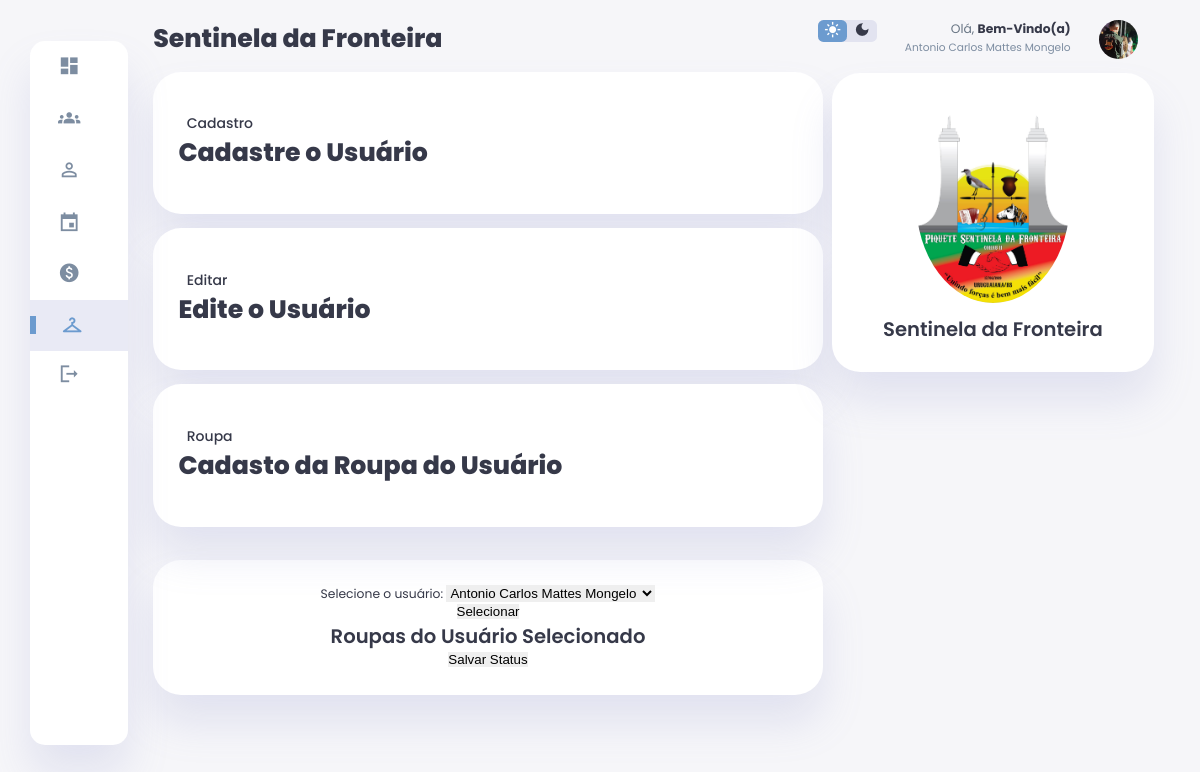
The app's page /coordenador/acessorios/index.php?usuario_selecionado=1 (signed in) with its own data.
### tables this page shows
CREATE TABLE IF NOT EXISTS `usuario` (
  `id_usuario` int NOT NULL AUTO_INCREMENT,
  `statuss` int DEFAULT NULL,
  `nome` varchar(255) DEFAULT NULL,
  `email` varchar(255) DEFAULT NULL,
  `datas` date DEFAULT NULL,
  `CPF` varchar(14) DEFAULT NULL,
  `RG` varchar(11) DEFAULT NULL,
  `categoria` varchar(255) NOT NULL,
  `senha` varchar(255) DEFAULT NULL,
  `telefone` varchar(11) DEFAULT NULL,
  `matricula` varchar(255) DEFAULT NULL,
  `imagem` varchar(255) NOT NULL,
  `genero` varchar(255) NOT NULL,
  `endereco` varchar(255) NOT NULL,
  `responsavel` varchar(255) NOT NULL,
  `data_entrada` date NOT NULL,
  `tele_respon` varchar(11) NOT NULL,
  `idade` varchar(2) NOT NULL,
  `nom_dan` varchar(255) NOT NULL,
  `saldo` decimal(10,2) NOT NULL DEFAULT '0.00',
  PRIMARY KEY (`id_usuario`),
  KEY `id_usuario` (`id_usuario`) USING BTREE
);

### coordenador/acessorios/index.php (the view, shortened to what this page needs)
<?php
include ("conexao.php");
$sql = "SELECT * FROM usuario WHERE id_usuario = ?";
$stmt = mysqli_prepare($conexao, $sql);
mysqli_stmt_bind_param($stmt, "i", $_SESSION['id_usuario']);
mysqli_stmt_execute($stmt);
$resultado = mysqli_stmt_get_result($stmt);
$dados = mysqli_fetch_assoc($resultado);
if (isset($_GET['usuario_selecionado']) && is_numeric($_GET['usuario_selecionado'])) {
    $id_usuario_selecionado = $_GET['usuario_selecionado'];
    $sql_roupas_usuario = "SELECT * FROM roupas WHERE id_usuario = ?";
    $stmt_roupas_usuario = mysqli_prepare($conexao, $sql_roupas_usuario);
    mysqli_stmt_bind_param($stmt_roupas_usuario, "i", $id_usuario_selecionado);
    mysqli_stmt_execute($stmt_roupas_usuario);
    $resultado_roupas_usuario = mysqli_stmt_get_result($stmt_roupas_usuario);
}
?>
<!DOCTYPE html>
<html lang="en">
<head>
    <link rel="stylesheet" href="css/style.css">
</head>
<body>
    <div class="container">
        <aside>
            <div class="sidebar">
                <a href="../dashboard.php">
                    <span class="material-icons-sharp">
                    </span>
                </a>
                <a href="../participantes">
                    <span class="material-icons-sharp">
                    </span>
                </a>
                <a href="../perfil.php">
                    <span class="material-icons-sharp">
                    </span>
                </a>
                <a href="../calen">
                    <span class="material-icons-sharp">
                    </span>
                </a>
                <a href="../pagamentos">
                    <span class="material-icons-sharp">
                    </span>
                </a>
                <a href="../acessorios" class="active">
                    <span class="material-icons-sharp">
                    </span>
                </a>
                <a href="../logout.php">
                    <span class="material-icons-sharp">
                    </span>
                </a>
            </div>
        </aside>
        <main>
            <h1>Sentinela da Fronteira</h1>
             <div class="analyse">
               <div class="sales">
                     <a href="../form/formcad.php"><div class="status">
                        <div class="info">
                            <h3>Cadastro</h3>
                            <h1>Cadastre o Usuário</h1>
                        </div>
                        <div class="progresss">
                        </div>
                    </div> </a>
                </div>
                    <div class="visits">
                 <a href="../form/lista.php">   <div class="status">
                        <div class="info">
                            <h3>Editar</h3>
                            <h1>Edite o Usuário</h1>
                        </div>
                        <div class="progresss">
                        </div>
                    </div></a>
                </div>
                <div class="searches">
                    <a href="../    form/roupa.php"><div class="status">
                        <div class="info">
                            <h3>Roupa</h3>
                            <h1>Cadasto da Roupa do  Usuário</h1>
                        </div>
                        <div class="progresss">
                        </div>
                    </div>
                </div> </a>
            </div>
            <div class="box">
                 <form method="GET" action="index.php">
            <div class="form-group">
                <label for="usuario_selecionado">Selecione o usuário:</label>
                <select class="form-control" id="usuario_selecionado" name="usuario_selecionado">
                    <?php
                    $sql_usuarios = "SELECT id_usuario, nome FROM usuario WHERE statuss = 1";
                    $resultado_usuarios = mysqli_query($conexao, $sql_usuarios);
                    while ($row = mysqli_fetch_assoc($resultado_usuarios)) {
                        if ($id_usuario_selecionado == $row['id_usuario'])
                            echo "<option value='" . $row['id_usuario'] . "' selected>" . $row['nome'] . "</option>";
                        else
                            echo "<option value='" . $row['id_usuario'] . "'>" . $row['nome'] . "</option>";
                    }
                    ?>
                </select>
            </div>
            <button type="submit" class="btn btn-primary btn-sm">Selecionar</button>
        </form>
        <?php if (isset($resultado_roupas_usuario)) : ?>
            <h2>Roupas do Usuário Selecionado</h2>
            <form method="post" action="">
                <button type="submit" class="btn btn-primary btn-sm">Salvar Status</button>
            </form>
        <?php endif; ?>
            </div>
        </main>
        <div class="right-section">
            <div class="nav">
                <div class="dark-mode">
                    <span class="material-icons-sharp active">
                    </span>
                    <span class="material-icons-sharp">
                    </span>
                </div>
                <div class="profile">
                    <div class="info">
                        <p>Olá, <b>Bem-Vindo(a)</b></p>
                        <small class="text-muted"><?php echo $dados['nome'] ?></small>
                    </div>
                    <div class="profile-photo">
                        <img src="../../img/<?php echo $dados['imagem'] ?>" alt="user">
                    </div>
                </div>
            </div>
            <div class="user-profile">
                <div class="logo">
                    <img class="imgs" src="../../img/icno.jpg">
                    <h2>Sentinela da Fronteira</h2>
                </div>
            </div>
        </div>
    </div>
</body>
</html>

### records on screen
usuario: nome "Antonio Carlos Mattes Mongelo", imagem (picture)

### other values on screen
form field usuario_selecionado "Antonio Carlos Mattes Mongelo"
